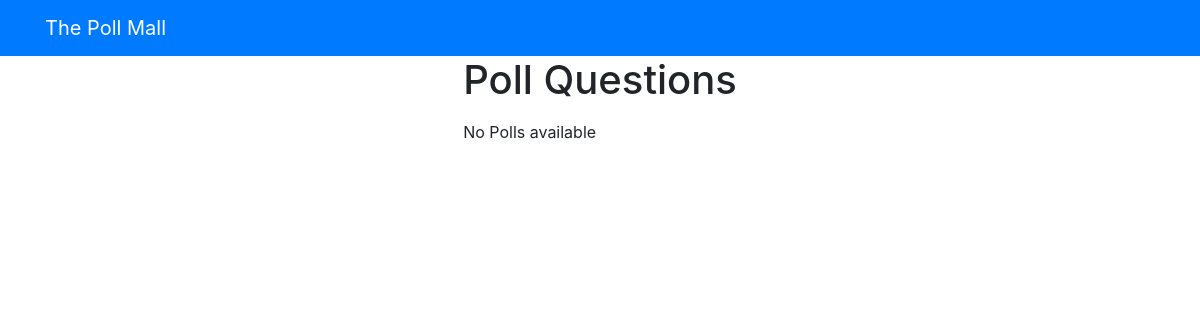
The page /polls/ on the database as committed earlier.
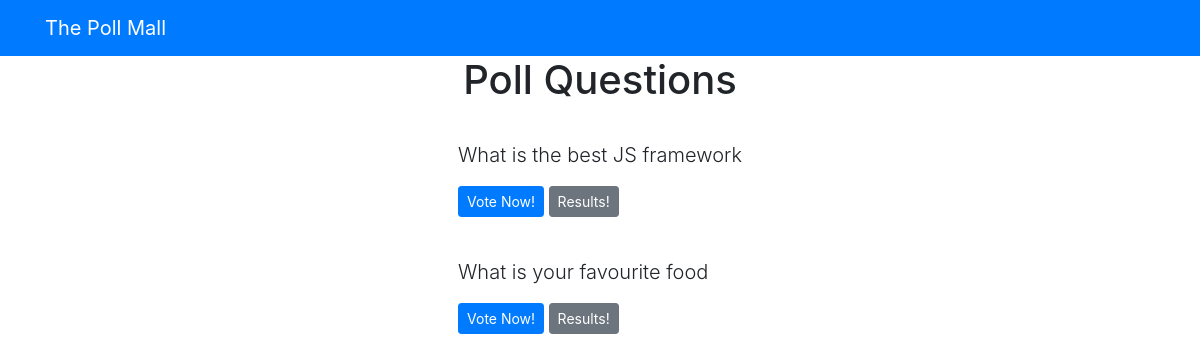
The same page on the database as committed later.
### pollApp/models.py (models this page shows, shortened)
class Question(models.Model):
    question_text = models.CharField(max_length = 200)
    publishing_date = models.DateTimeField('date_published')

### pollApp/views.py (the view)
# urls.py: path('',views.index ,name='index')
def index(request):
    latest_question_list = Question.objects.order_by('-publishing_date')[:5]
    context = {'latest_question_list': latest_question_list}
    return render(request, 'polls/index.html', context)

### templates/polls/index.html
{% extends 'base.html' %}
{% block content %}
<h1 class = 'text-center mb-3'>
    Poll Questions
</h1>
{% if latest_question_list %}
    {% for question in latest_question_list %}
        <div class = card-mb-3>
            <div class = "card-body" >
                <p class ="lead"> {{ question.question_text }}</p>
                <a href = "{% url 'polls:detail' question.id %}"
                class = "btn btn-primary btn-sm"> Vote Now! </a>
                <a href = "{% url 'polls:results' question.id %}"
                class = "btn btn-secondary btn-sm"> Results! </a>
            </div>
        </div>
    {% endfor %}
{% else %}
<p> No Polls available</p>
{% endif %}
{% endblock %}

### templates/base.html (shortened to what this page needs)
<html lang ="en">
<head>
	<link rel ="stylesheet"
	href ="https://stackpath.bootstrapcdn.com/bootstrap/4.4.1/css/bootstrap.min.css"
>
</head>
<body>
	{% include 'partials/_navbar.html'%}
	<div class ="container">
		<div class ="row">
			<div class =".col-md-3 m-auto">
				{% block content %}{% endblock %}
			</div>
		</div>
	</div>
</body>
</html>

### templates/partials/_navbar.html
<nav class = "navbar navbar-dark bg-primary mn-4">
    <div class="container">
        <a class = "navbar-brand" href ="/" >The Poll Mall</a>
    </div>
</nav>

Rows that differ between the two databases and show on the page:
added Question: question_text "What is the best JS framework"
added Question: question_text "What is your favourite food"
Other text that changed with them:
text no longer shown: "No Polls available"
